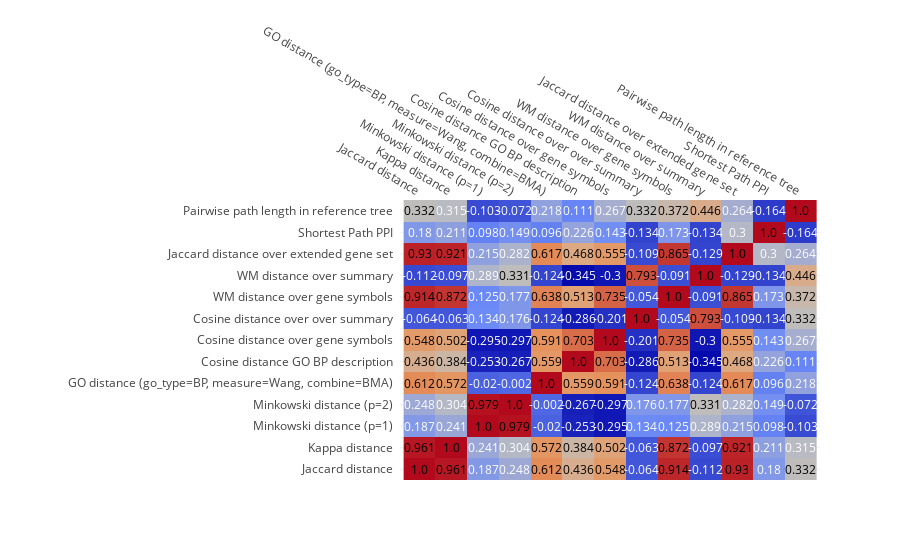
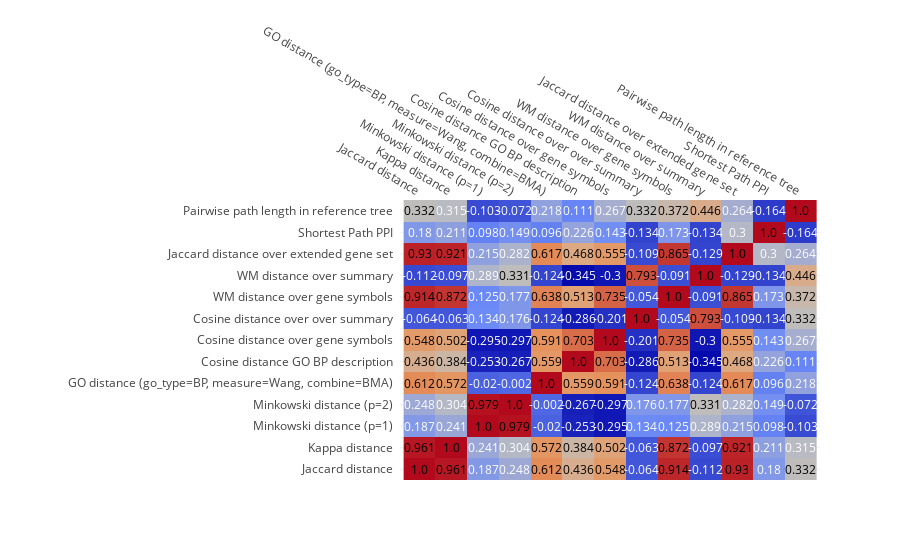

Here is the notebook cell these charts were saved with, in order:
### Code cell
print(RenderTree(gsd.gene_sets.load_tree("evaluation_data/reactome/R-HSA-1474290/tree.json")))
print("Pearson correlations:")
iplot(create_heatmap(extract_score_df("R-HSA-1474290", "pearson")))
print("Spearman correlations:")
iplot(create_heatmap(extract_score_df("R-HSA-1474290", "spearman")))
